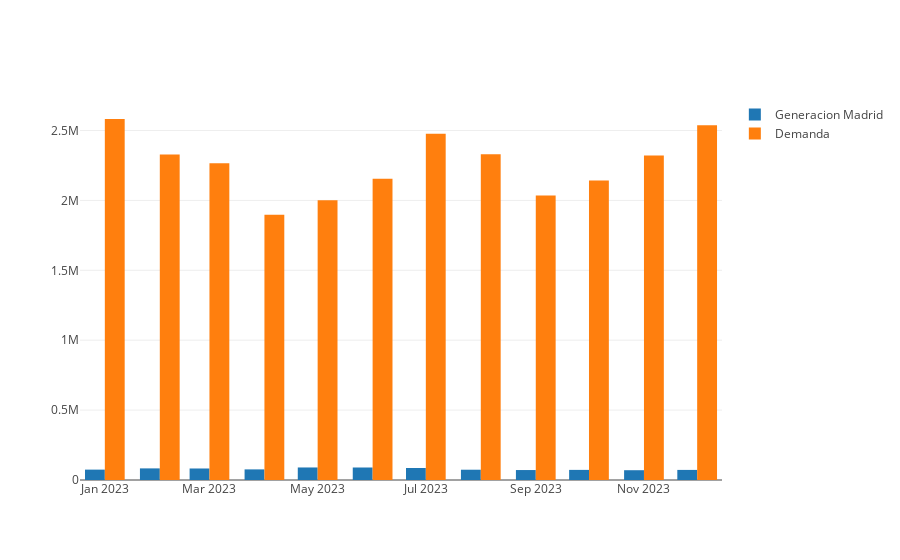

Notebook cell for this chart:
### Code cell
val GeneracionNacional = Bar(
  fecha,
  generacionNacional,
  name = "Generacion España"
)
val GeneracionMadrid = Bar(
  fecha,
  generacionMadrid,
  name = "Generacion Madrid"
)

val Demanda = Bar(
  fecha,
  demandaMadrid,
  name = "Demanda"
)

val data = Seq(GeneracionMadrid, Demanda)

val layout = Layout( 
  barmode = BarMode.Group
)

plot(data, layout)

### Figure 1 — Plotly figure (JSON) as saved in the notebook; plotly's stock layout.template omitted (floating-point values rounded to 4 significant figures)
{"data": [{"name": "Generacion Madrid", "type": "bar", "x": ["2023-01-01T00:00:00.000+01:00", "2023-02-01T00:00:00.000+01:00", "2023-03-01T00:00:00.000+01:00", "2023-04-01T00:00:00.000+02:00", "2023-05-01T00:00:00.000+02:00", "2023-06-01T00:00:00.000+02:00", "2023-07-01T00:00:00.000+02:00", "2023-08-01T00:00:00.000+02:00", "2023-09-01T00:00:00.000+02:00", "2023-10-01T00:00:00.000+02:00", "2023-11-01T00:00:00.000+01:00", "2023-12-01T00:00:00.000+01:00"], "y": [74280.0, 83070.0, 82360.0, 75920.0, 89600.0, 89450.0, 85840.0, 73520.0, 71270.0, 72290.0, 70000.0, 72190.0]}, {"name": "Demanda", "type": "bar", "x": ["2023-01-01T00:00:00.000+01:00", "2023-02-01T00:00:00.000+01:00", "2023-03-01T00:00:00.000+01:00", "2023-04-01T00:00:00.000+02:00", "2023-05-01T00:00:00.000+02:00", "2023-06-01T00:00:00.000+02:00", "2023-07-01T00:00:00.000+02:00", "2023-08-01T00:00:00.000+02:00", "2023-09-01T00:00:00.000+02:00", "2023-10-01T00:00:00.000+02:00", "2023-11-01T00:00:00.000+01:00", "2023-12-01T00:00:00.000+01:00"], "y": [2582000.0, 2328000.0, 2266000.0, 1898000.0, 2001000.0, 2155000.0, 2476000.0, 2331000.0, 2035000.0, 2142000.0, 2320000.0, 2538000.0]}], "layout": {"autosize": true, "barmode": "group", "xaxis": {"autorange": true, "range": ["2022-12-18", "2023-12-15"], "type": "date"}, "yaxis": {"autorange": true, "range": [0, 2718000.0], "type": "linear"}}}
